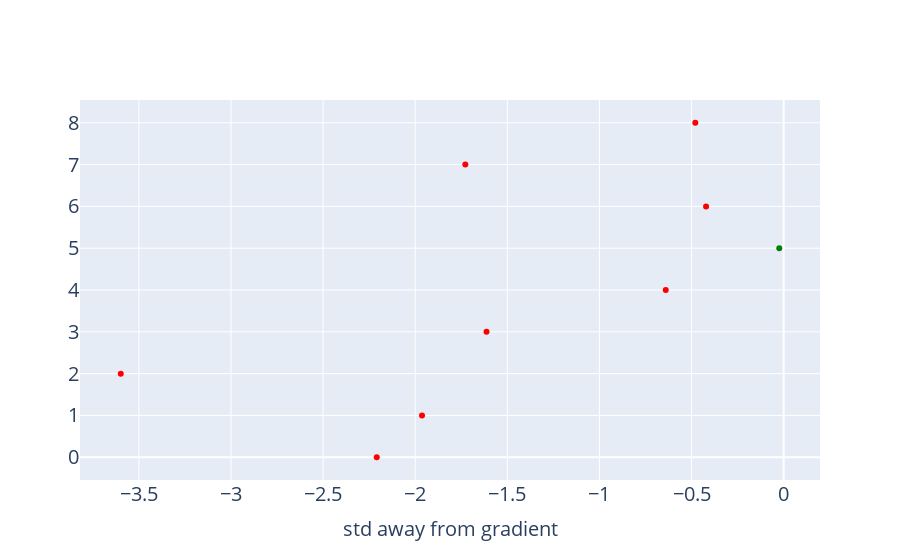

Notebook source saved alongside this figure:
### Markdown cell above
# Plot std of ML to Gradient method

### Code cell
combined_df['both_in_range_color'] = ['green' if x else 'red' for x in combined_df['sigma_in_both_ranges']] 

fig = go.Figure()
fig.add_trace(go.Scatter(x=combined_df['std_sigma_distance'],
                    mode='markers',
                    name='markers',
                    marker=dict(
                        #size=16,
                        color = combined_df['both_in_range_color'], #set color equal to a variable
                    ),
                    # customdata=df1[['count']],
                    # hovertemplate=
                    #     "<b>Amount %{customdata[0]}</b><br><br>" +
                    #     "Width %{x}<br>" +
                    #     "Height: %{y}<br>" +
                    #     "<extra></extra>",
                    
    ))
fig.update_layout(
        xaxis_title=dict(text='std away from gradient', font=dict(size=20)),
        yaxis_title=dict(text='', font=dict(size=20)),
)
fig.update_layout(
    {
        # xaxis=dict(tickfont=dict(size=14, color='#FFFFFF')),
        # yaxis=dict(tickfont=dict(size=14, color='#FFFFFF')),

        "paper_bgcolor": "rgba(0, 0, 0, 0)",
        # "plot_bgcolor": "rgba(0, 0, 0, 0)",
    }
)
fig.update_layout(font_size=20)
fig.write_image(file="D:/Master/MasterProject/Overleaf_figures/Chapter5/ML_gradient_stf_both_in_range.svg", height=600, width=1200)
fig.show()

### Figure 1 — Plotly figure (JSON) as saved in the notebook; plotly's stock layout.template omitted (floating-point values rounded to 4 significant figures)
{"data": [{"marker": {"color": ["red", "red", "red", "red", "red", "green", "red", "red", "red"]}, "mode": "markers", "name": "markers", "type": "scatter", "x": [-2.209, -1.963, -3.598, -1.613, -0.6401, -0.02398, -0.4212, -1.728, -0.4795]}], "layout": {"font": {"size": 20}, "paper_bgcolor": "rgba(0, 0, 0, 0)", "xaxis": {"title": {"font": {"size": 20}, "text": "std away from gradient"}}, "yaxis": {"title": {"font": {"size": 20}, "text": ""}}}}
